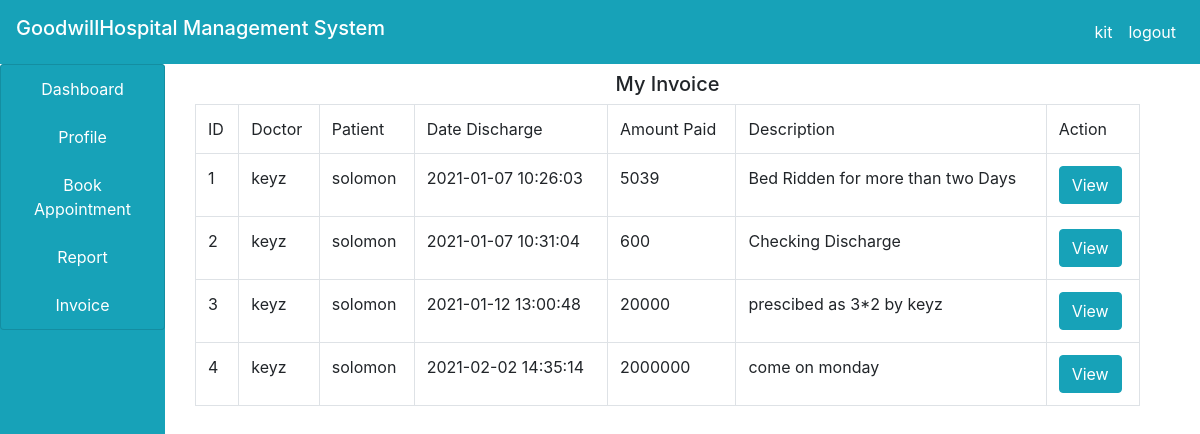
The app's page /patient/invoice.php (signed in) with its own data.
### tables this page shows
CREATE TABLE `income` (
  `id` int(100) NOT NULL,
  `doctor` varchar(100) NOT NULL,
  `patient` varchar(100) NOT NULL,
  `date_discharge` varchar(100) NOT NULL,
  `amount_paid` varchar(100) NOT NULL,
  `description` varchar(100) NOT NULL
);

### patient/invoice.php (the view, shortened to what this page needs)
<!DOCTYPE html>
<html>
<head>
</head>
<body>
	<?php
	include("../include/header.php");
	include("../include/connection.php");
	 ?>
	 <div class="container-fluid">
	 	<div class="col-md-12">
	 		<div class="row">
	 			<div class="col-md-2" style="margin-left: -30px;">
	 				<?php
	 					include("sidenav.php")
	 				 ?>
	 			</div>
	 			<div class="col-md-10">
	 				<h5 class="text-center my-2" >My Invoice</h5>
	 				<?php
	 					$pat = $_SESSION['patient'];
	 					$query = "SELECT * FROM patient WHERE username ='$pat'";
	 					$res = mysqli_query($connect,$query);
	 					$row = mysqli_fetch_array($res);
	 					$fname = $row['firstname'];
	 					$querys = mysqli_query($connect,"SELECT * FROM income WHERE patient='$fname'");
	 					$output = "";
	 					$output .="
	 						<table class='table table-bordered'>
	 						<tr>
	 							<td>ID</td>
	 							<td>Doctor</td>
	 							<td>Patient</td>
	 							<td>Date Discharge</td>
	 							<td>Amount Paid</td>
	 							<td>Description</td>
	 							<td>Action</td>
	 						</tr>
	 					";
	 					while ($row = mysqli_fetch_array($querys)) {
	 						$output .="
	 							<tr>
	 							<td>".$row['id']."</td>
	 							<td>".$row['doctor']."</td>
	 							<td>".$row['patient']."</td>
	 							<td>".$row['date_discharge']."</td>
	 							<td>".$row['amount_paid']."</td>
	 							<td>".$row['description']."</td>
	 							<td>
	 								<a href='view.php?id=".$row['id']."'>
	 									<button class='btn btn-info'>View</button>
	 								</a>
	 							</td>
	 						";
	 					}
	 					$output .="</tr></table>";
	 					echo $output;
	 				 ?>
	 			</div>
	 		</div>
	 	</div>
	 </div>
</body>
</html>

### main.css (style rules this page uses)
body { font-family: 'Roboto', sans-serif; }

### records on screen
income: id "1", doctor "keyz", patient "solomon", date_discharge "2021-01-07 10:26:03", amount_paid "5039", description "Bed Ridden for more than two Days"
income: id "2", doctor "keyz", patient "solomon", date_discharge "2021-01-07 10:31:04", amount_paid "600", description "Checking Discharge"
income: id "3", doctor "keyz", patient "solomon", date_discharge "2021-01-12 13:00:48", amount_paid "20000", description "prescibed as 3*2 by keyz"
income: id "4", doctor "keyz", patient "solomon", date_discharge "2021-02-02 14:35:14", amount_paid "2000000", description "come on monday"

### other values on screen
$user "kit"
